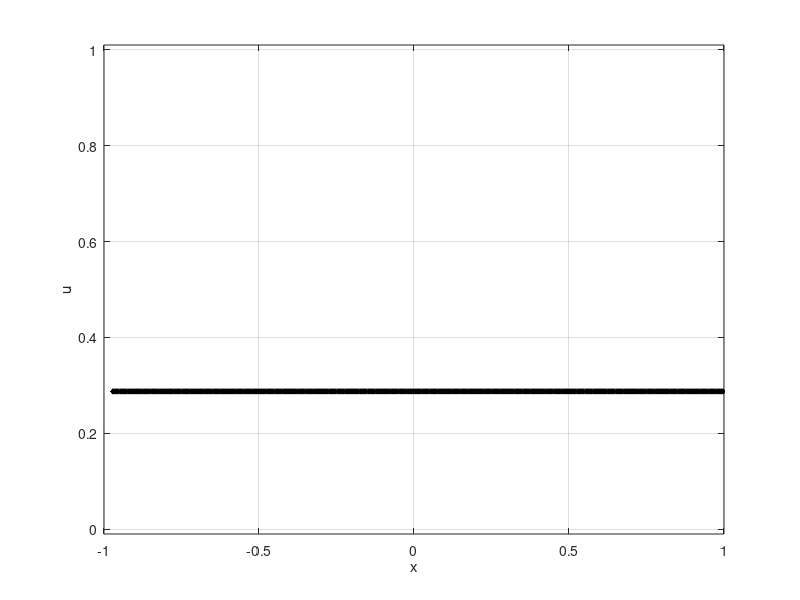

This chart was generated by the following MATLAB code:
% explicit solution of heat eq  u_t = u_xx, u(-1)=u(1)=0.
% Method-of-lines version

% Grid and initial data:
h = .025;                    % space step
k = .4*h^2;                  % time step (try .4 -> .51!)
%x = (-1+h:h:1-h)';           % grid
x = (-1+h:h:1)';            % grid, for periodic
v = abs(x-0.2)<.3;           % initial data: square wave


figure(1); clf;
plt = plot(x,v,'k.-', 'linewidth',4);
axis([-1 1 -.01 1.01])
grid on

pause

% Sparse matrix to execute finite difference operation:
N = length(x);
a = -2/h^2;
b = 1/h^2;
main = a*sparse(ones(N,1));
off  = b*sparse(ones(N-1,1));
L = diag(main) + diag(off,1) + diag(off,-1);
L(1,end) = b; L(end,1) = b;  %  uncomment for periodic BCs

Tf = 1;
% adjust either final time or time-step to have integer steps
numsteps = ceil(Tf / k);
%k = Tf / numsteps
Tf = k*numsteps;

% Time-stepping:
for n=1:numsteps
  vnew = v + k*(L*v);      % (why brackets here?)
  v = vnew;
  set(plt,'ydata',v)
  xlabel('x');
  ylabel('u');
  drawnow
  %pause
end

